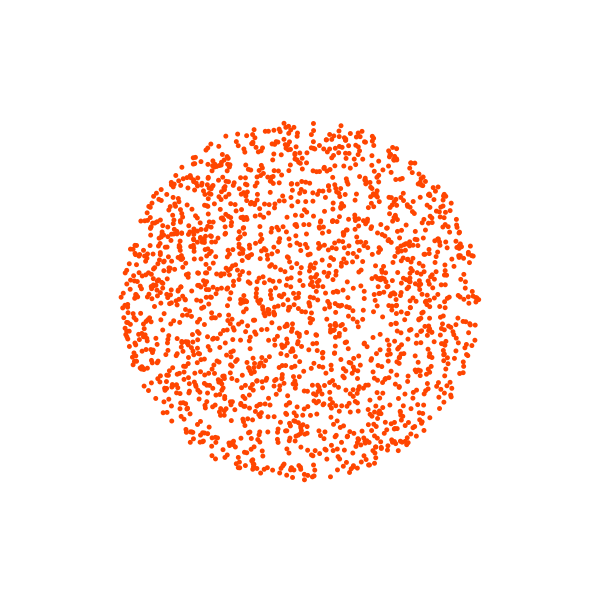
Frame 1 (no input)
Frame 60 (the mouse pressed at the canvas centre just before this capture): identical to frame 1, image omitted
Frame 120 (the mouse held since frame 60 and released just before this capture): identical to frame 1, image omitted

The Processing sketch that drew this single still picture (run headless with seeded random() and noise(); from frame 60 on, the mouse is pressed at the canvas centre):

// Processing sketch: RandomOnCircleEqualized
// ── RandomOnCircleEqualized.pde
void setup() {
  size(600, 600);
}


void draw() {
  background(255);

  noStroke();
  fill(255, 69, 0);
  ellipseMode(CENTER);

  translate(width/2, height/2);
  
  randomSeed(312);  // Immer die gleiche Zufallsfolge
  
  float numberOfDots = 2000;
  float radius = 180;

  for (int j = 0; j < numberOfDots; j++) {

    float randomangle = random(0, TWO_PI);   // Zufaelliger Winkel von 0 - 360 Grad
    
    float randomradius = radius * sqrt(random(0, 1));   // Homogene Verteilung

    float x = -sin(randomangle) * randomradius; 
    float y = cos(randomangle) * randomradius; 

    ellipse(x, y, 5, 5);
  }
}
